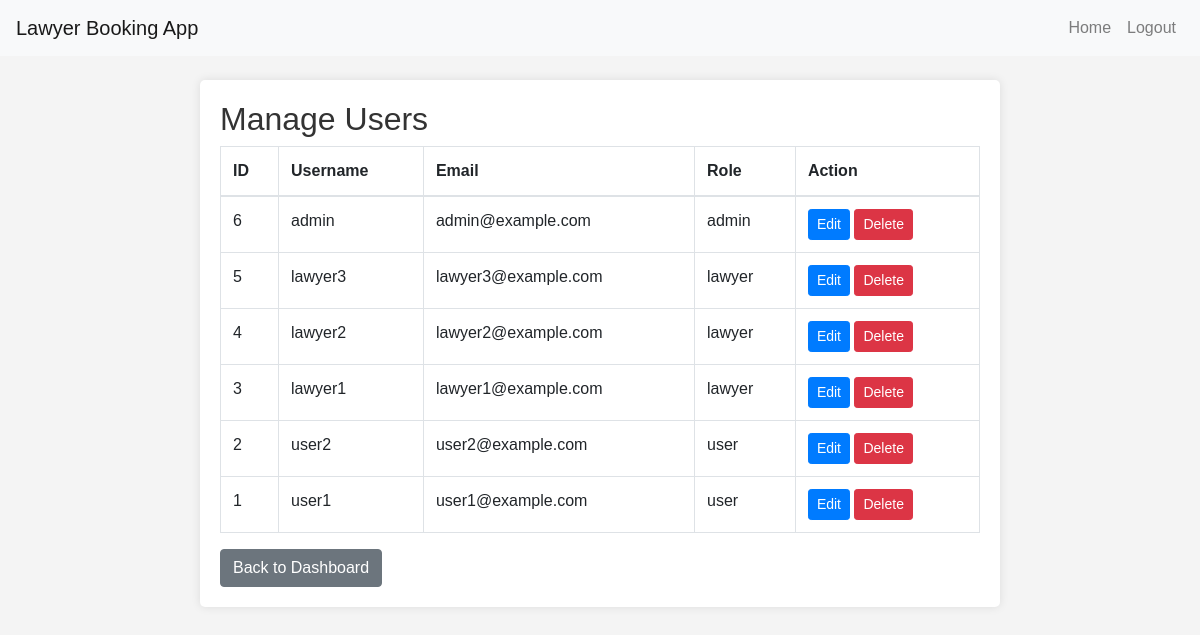
The app's page /manage_users.php (signed in) with its own data.
### tables this page shows
CREATE TABLE IF NOT EXISTS Users (
    id INT AUTO_INCREMENT PRIMARY KEY,
    username VARCHAR(50) UNIQUE NOT NULL,
    email VARCHAR(100) UNIQUE NOT NULL,
    password VARCHAR(255) NOT NULL,
    role ENUM('user', 'lawyer', 'admin') NOT NULL,
    created_at TIMESTAMP DEFAULT CURRENT_TIMESTAMP,
    updated_at TIMESTAMP DEFAULT CURRENT_TIMESTAMP ON UPDATE CURRENT_TIMESTAMP
);

### manage_users.php (the view, shortened to what this page needs)
<?php
require_once "includes/config.php";
$sql = "SELECT id, username, email, role FROM Users ORDER BY id DESC";
$result = mysqli_query($conn, $sql);
$users = mysqli_fetch_all($result, MYSQLI_ASSOC);
?>
<?php include "includes/header.php"; ?>
<div class="wrapper">
    <h2>Manage Users</h2>
    <table class="table table-bordered">
        <thead>
            <tr>
                <th>ID</th>
                <th>Username</th>
                <th>Email</th>
                <th>Role</th>
                <th>Action</th>
            </tr>
        </thead>
        <tbody>
            <?php foreach($users as $user): ?>
            <tr>
                <td><?php echo $user['id']; ?></td>
                <td><?php echo htmlspecialchars($user['username']); ?></td>
                <td><?php echo htmlspecialchars($user['email']); ?></td>
                <td><?php echo htmlspecialchars($user['role']); ?></td>
                <td>
                    <a href="edit_user.php?id=<?php echo $user['id']; ?>" class="btn btn-primary btn-sm">Edit</a>
                    <a href="manage_users.php?delete=<?php echo $user['id']; ?>" class="btn btn-danger btn-sm" onclick="return confirm('Are you sure you want to delete this user?')">Delete</a>
                </td>
            </tr>
            <?php endforeach; ?>
        </tbody>
    </table>
    <a href="admin_dashboard.php" class="btn btn-secondary">Back to Dashboard</a>
</div>
<?php include "includes/footer.php"; ?>

### css/styles.css (style rules this page uses)
body { font-family: Arial, sans-serif; background-color: #f4f4f4; }
.wrapper { width: 100%; max-width: 800px; margin: 0 auto; padding: 20px; background-color: #fff; border-radius: 5px; box-shadow: 0 0 10px rgba(0, 0, 0, 0.1); }
h1, h2 { color: #333; }
.btn-primary { background-color: #007bff; border-color: #007bff; }

### records on screen
users: id "6", username "admin", email "admin@example.com", role "admin"
users: id "5", username "lawyer3", email "lawyer3@example.com", role "lawyer"
users: id "4", username "lawyer2", email "lawyer2@example.com", role "lawyer"
users: id "3", username "lawyer1", email "lawyer1@example.com", role "lawyer"
users: id "2", username "user2", email "user2@example.com", role "user"
users: id "1", username "user1", email "user1@example.com", role "user"
